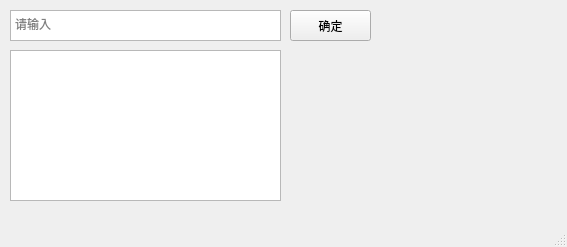
<?xml version="1.0" encoding="UTF-8"?>
<ui version="4.0">
 <class>MainWindow</class>
 <widget class="QMainWindow" name="MainWindow">
  <property name="geometry">
   <rect>
    <x>0</x>
    <y>0</y>
    <width>567</width>
    <height>247</height>
   </rect>
  </property>
  <property name="windowTitle">
   <string>PyQt5</string>
  </property>
  <widget class="QWidget" name="centralwidget">
   <widget class="QPlainTextEdit" name="textEdit">
    <property name="geometry">
     <rect>
      <x>10</x>
      <y>10</y>
      <width>271</width>
      <height>31</height>
     </rect>
    </property>
    <property name="cursor" stdset="0">
     <cursorShape>IBeamCursor</cursorShape>
    </property>
    <property name="placeholderText">
     <string>请输入</string>
    </property>
   </widget>
   <widget class="QListView" name="listView">
    <property name="geometry">
     <rect>
      <x>10</x>
      <y>50</y>
      <width>271</width>
      <height>151</height>
     </rect>
    </property>
   </widget>
   <widget class="QPushButton" name="ensure">
    <property name="enabled">
     <bool>true</bool>
    </property>
    <property name="geometry">
     <rect>
      <x>290</x>
      <y>10</y>
      <width>81</width>
      <height>31</height>
     </rect>
    </property>
    <property name="cursor">
     <cursorShape>PointingHandCursor</cursorShape>
    </property>
    <property name="text">
     <string>确定</string>
    </property>
   </widget>
  </widget>
  <widget class="QMenuBar" name="menubar">
   <property name="geometry">
    <rect>
     <x>0</x>
     <y>0</y>
     <width>567</width>
     <height>23</height>
    </rect>
   </property>
  </widget>
  <widget class="QStatusBar" name="statusbar"/>
 </widget>
 <resources/>
 <connections/>
</ui>
